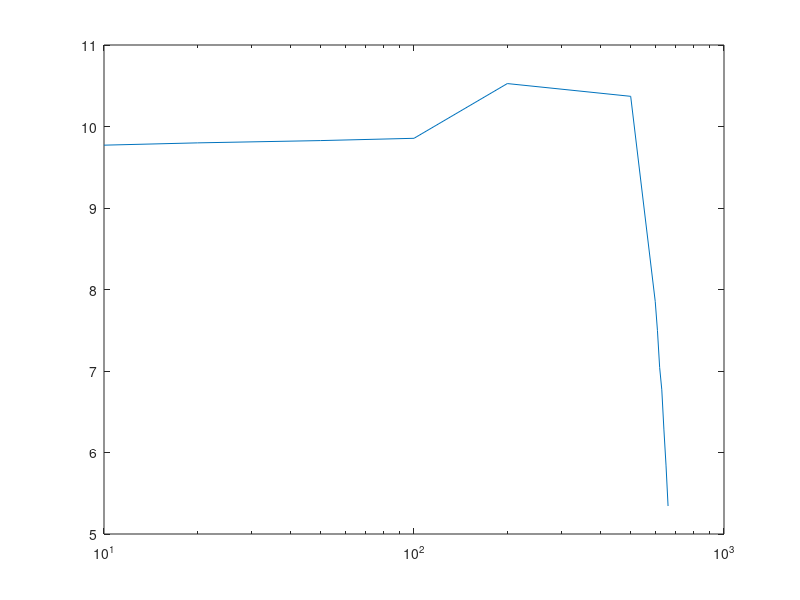

MATLAB code for this plot: (Note: this script raises an error after producing the figure.)
data = 	[10, 308, 0.6
	20, 309, 0.6
	50, 310, 0.6

	100, 311, 0.65

	200, 336, 0.81	

	500, 330, 0.93

	600, 247, 1.11
	610, 237, 1.12
	620, 225, 1.14
	630, 218, 1.15
	640, 206, 1.16
	650, 196, 1.18
	660, 185, 1.19];

dim = size(data);
freq = zeros(dim(1),1);
mod = zeros(dim(1),1);
phase = zeros(dim(1),1);
for i=1:1:dim
    freq(i)=data(i, 1);
    mod(i)=20*log10(data(i, 2)/100);
    phase(i)=-(data(i, 3).*10^-3).*freq(i).*360;
end

disp(mod);
disp(phase);

figure(3);
ln1 = semilogx(freq,mod);
ln1.LineWidth = 1.5;
ln1.Marker = 'o';
title('Magnitude bode plot')
xlabel('Frequency [kHz]') 
ylabel('Magniture [dB]') 
y = mod(2)-3;
line([10,700],[y,y],'color', 'red')
line([freq(10),freq(10)],[5,y],'color', 'red')

figure(4)
ln2 = semilogx(freq,phase);
ln2.LineWidth = 1.5;
ln2.Marker = 'o';
title('Phase bode plot')
xlabel('Frequency [kHz]') 
ylabel('Phase [degrees]')
line([freq(10),freq(10)],[-300,phase(10)],'color', 'red')
line([10,freq(10)],[phase(10),phase(10)],'color', 'red')

